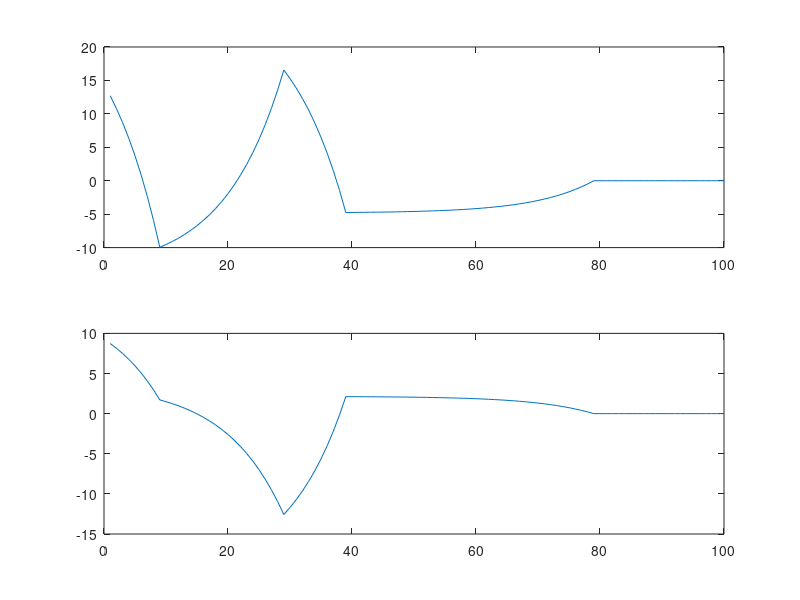
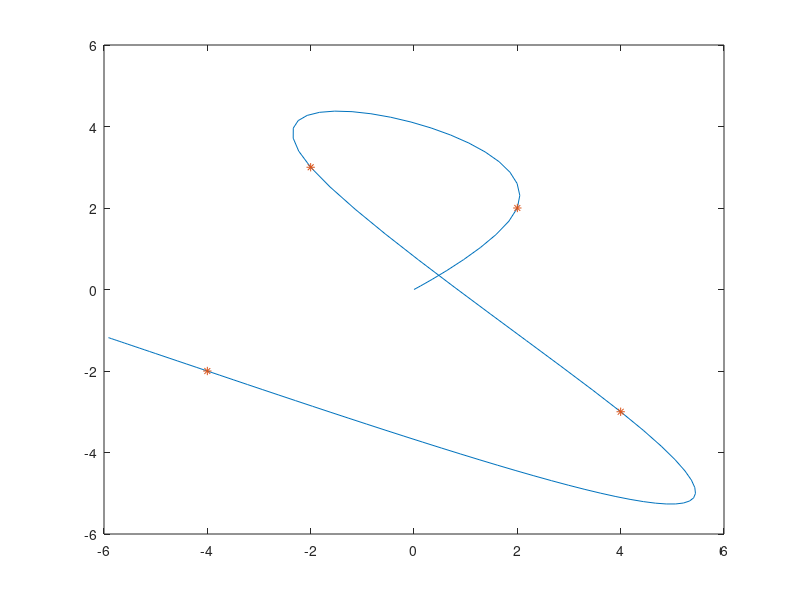

Recreate these plots in MATLAB, in order.
% problem parameters
h = .1;
m = 1;
M=4;
alpha=0.1;
K = 100;
% way-points
k1=10; w1=[ 2; 2];
k2=30; w2=[ -2; 3];
k3=40; w3=[ 4; -3];
k4=80; w4=[-4; -2];
A = [eye(2) h*eye(2); zeros(2) (1-alpha)*eye(2)];
B = [zeros(2); h/m*eye(2)];
C = [eye(2) zeros(2)];
[n, nn] = size(B);
k = [k1 k2 k3 k4];
G = [];
for i = 1:M
ABmatrix = [];
temp = B;
for j=1:k(i)-1
ABmatrix = [temp ABmatrix];
temp = A*temp;
end
Gi = C*[ABmatrix zeros(n, nn*(K-k(i)+1))];
G = [G; Gi];
end
w = [w1; w2; w3; w4];
u = pinv(G)*w;
% plotting the input
f = [u(1:2:end)'; u(2:2:end)'];
figure;
subplot(211); plot(f(1,:));
subplot(212); plot(f(2,:));
% simulating the system
p = zeros(2,K+1);
v = zeros(2,K+1);
for i=1:K
p(:,i+1) = p(:,i) + h*v(:,i);
v(:,i+1) = (1-alpha)*v(:,i) + h*f(:,i)/m;
end
% Optimal value of J
J = norm(u)^2
figure;
plot(p(1,:),p(2,:));
hold on
ps = [w1 w2 w3 w4];
plot(ps(1,:),ps(2,:),'*');